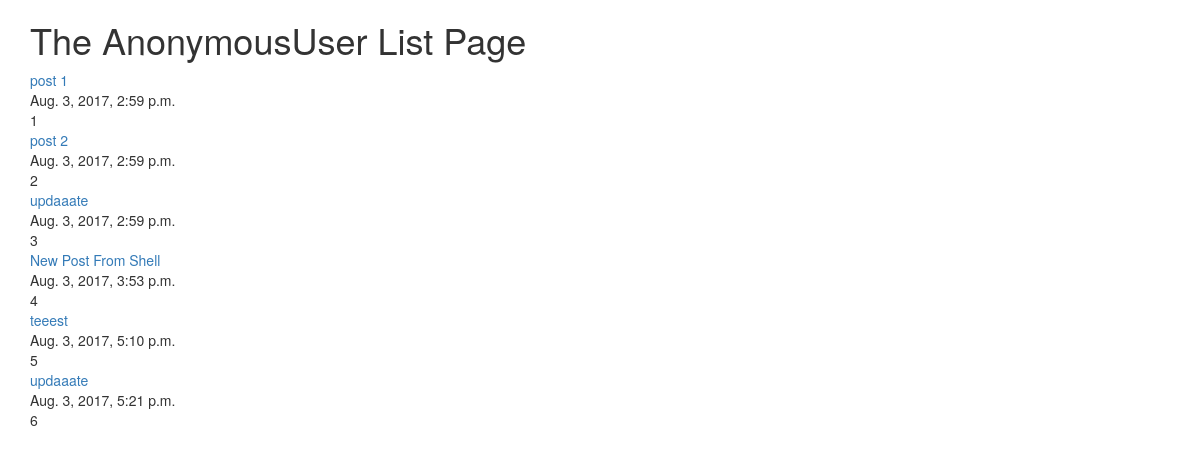
Page /posts/list/ on the earlier database version.
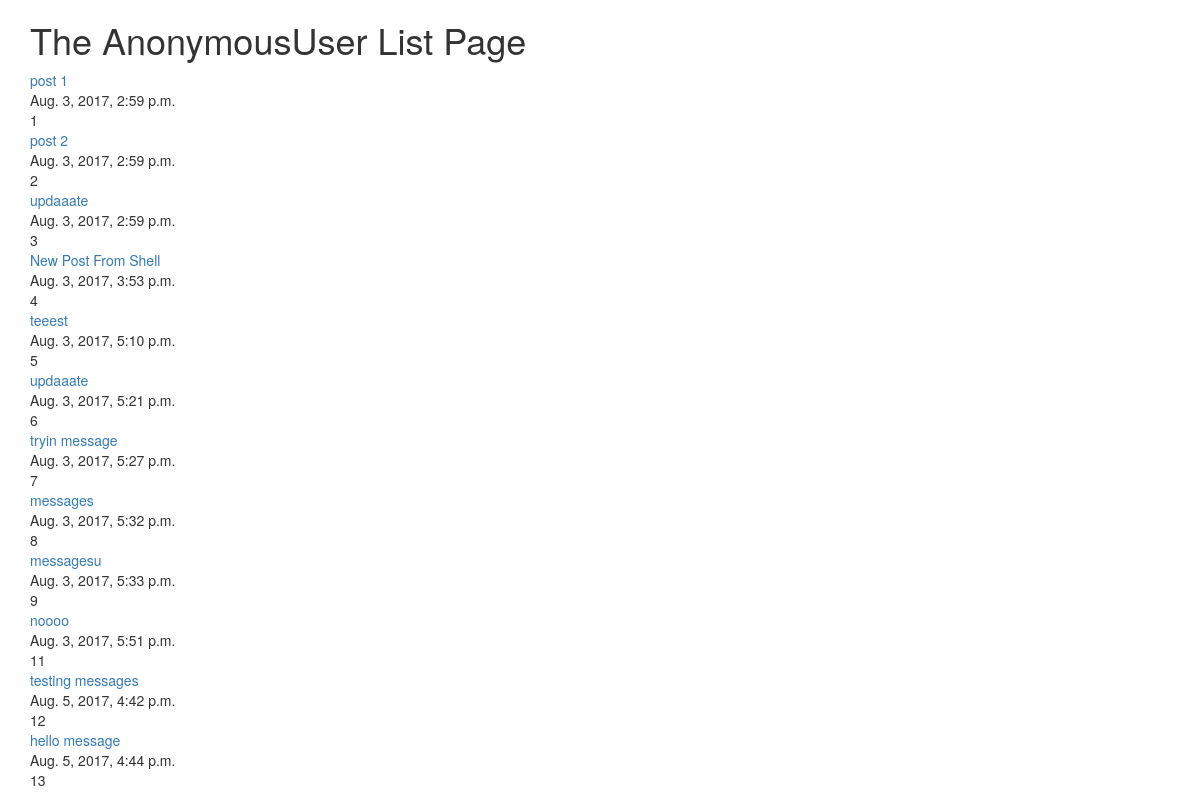
Same page on the later database version.
### posts/models.py (models this page shows, shortened)
class Post(models.Model):
	title = models.CharField(max_length=225)
	content = models.TextField()
	updated = models.DateTimeField(auto_now=True, auto_now_add=False)
	timestamp = models.DateTimeField(auto_now=False, auto_now_add=True)
	def get_absolute_url(self):
		return reverse("posts:detail", kwargs={"post_id": self.id})

### posts/views.py (the view)
def post_list(request):
	object_list= Post.objects.all()
	context={
	"object_list": object_list,
	"title": "List",
	"user": request.user,
	}
	return render (request, 'post_list.html', context)

### posts/templates/post_list.html (shortened to what this page needs)
{% extends "base.html" %}
{% block content %}
	<h1>The {{user}} {{title}} Page </h1>
	{%for object in object_list%}
	<a href="{{object.get_absolute_url}}">{{object.title}}</a> <br>
	{{object.timestamp}} <br>
	{{object.id}} <br>
	{% endfor%}
{% endblock %}

### posts/templates/base.html (shortened to what this page needs)
<!DOCTYPE html>
{% load static %}
<html lang="en">
<head>
			<link rel="stylesheet" href="{% static 'css/base.css' %}">
			<link rel="stylesheet" href="{% static 'css/bootstrap.min.css' %}">
</head>
<body>
	<div class="container">
	{% block content %}
	{% endblock content%}
	</div>
</body>
</html>

### posts/static/css/base.css (style rules this page uses)
h1 { color: red; }

Differences in the rows shown:
added Post: title "tryin message", timestamp "Aug. 3, 2017, 5:27 p.m.", id "7"
added Post: title "messages", timestamp "Aug. 3, 2017, 5:32 p.m.", id "8"
added Post: title "messagesu", timestamp "Aug. 3, 2017, 5:33 p.m.", id "9"
added Post: title "noooo", timestamp "Aug. 3, 2017, 5:51 p.m.", id "11"
added Post: title "testing messages", timestamp "Aug. 5, 2017, 4:42 p.m.", id "12"
added Post: title "hello message", timestamp "Aug. 5, 2017, 4:44 p.m.", id "13"
